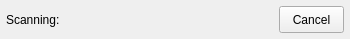
<?xml version="1.0" encoding="UTF-8"?>
<ui version="4.0">
 <class>ScanProgressDialog</class>
 <widget class="QDialog" name="ScanProgressDialog">
  <property name="geometry">
   <rect>
    <x>0</x>
    <y>0</y>
    <width>350</width>
    <height>39</height>
   </rect>
  </property>
  <property name="maximumSize">
   <size>
    <width>350</width>
    <height>39</height>
   </size>
  </property>
  <property name="windowTitle">
   <string>Scanning...</string>
  </property>
  <layout class="QGridLayout" name="gridLayout">
   <property name="leftMargin">
    <number>6</number>
   </property>
   <property name="topMargin">
    <number>6</number>
   </property>
   <property name="rightMargin">
    <number>6</number>
   </property>
   <property name="bottomMargin">
    <number>6</number>
   </property>
   <item row="0" column="1">
    <widget class="QToolButton" name="cancelButton">
     <property name="sizePolicy">
      <sizepolicy hsizetype="Fixed" vsizetype="Preferred">
       <horstretch>0</horstretch>
       <verstretch>0</verstretch>
      </sizepolicy>
     </property>
     <property name="minimumSize">
      <size>
       <width>65</width>
       <height>27</height>
      </size>
     </property>
     <property name="toolTip">
      <string>Cancel</string>
     </property>
     <property name="text">
      <string>Cancel</string>
     </property>
     <property name="icon">
      <iconset resource="../../icons.qrc">
       <normaloff>:/tango/images/icons/tango/process-stop.png</normaloff>:/tango/images/icons/tango/process-stop.png</iconset>
     </property>
     <property name="iconSize">
      <size>
       <width>16</width>
       <height>16</height>
      </size>
     </property>
     <property name="popupMode">
      <enum>QToolButton::DelayedPopup</enum>
     </property>
     <property name="toolButtonStyle">
      <enum>Qt::ToolButtonTextBesideIcon</enum>
     </property>
     <property name="autoRaise">
      <bool>false</bool>
     </property>
    </widget>
   </item>
   <item row="0" column="0">
    <widget class="QLabel" name="label">
     <property name="text">
      <string>Scanning:</string>
     </property>
    </widget>
   </item>
  </layout>
 </widget>
 <resources>
  <include location="../../icons.qrc"/>
 </resources>
 <connections/>
</ui>
